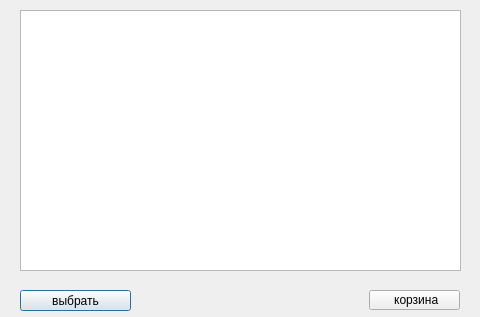
<?xml version="1.0" encoding="UTF-8"?>
<ui version="4.0">
 <class>Shop</class>
 <widget class="QDialog" name="Shop">
  <property name="geometry">
   <rect>
    <x>0</x>
    <y>0</y>
    <width>480</width>
    <height>317</height>
   </rect>
  </property>
  <property name="windowTitle">
   <string>Dialog</string>
  </property>
  <widget class="QTableView" name="table">
   <property name="geometry">
    <rect>
     <x>20</x>
     <y>10</y>
     <width>441</width>
     <height>261</height>
    </rect>
   </property>
  </widget>
  <widget class="QPushButton" name="add">
   <property name="geometry">
    <rect>
     <x>20</x>
     <y>290</y>
     <width>111</width>
     <height>21</height>
    </rect>
   </property>
   <property name="text">
    <string>выбрать</string>
   </property>
  </widget>
  <widget class="QPushButton" name="purchase">
   <property name="geometry">
    <rect>
     <x>369</x>
     <y>290</y>
     <width>91</width>
     <height>20</height>
    </rect>
   </property>
   <property name="text">
    <string> корзина</string>
   </property>
  </widget>
 </widget>
 <resources/>
 <connections/>
</ui>
